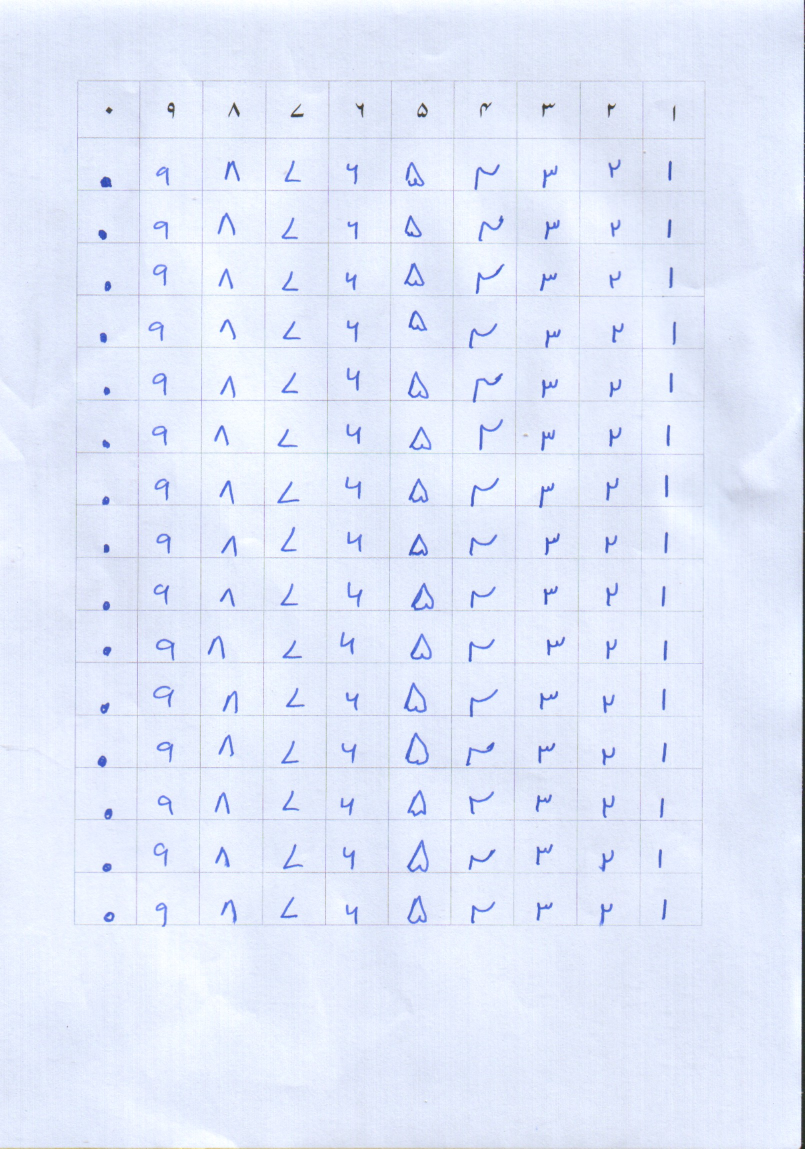
#> input picture urdu-ocr/SWScan00004.jpg, 1609 x 2297 px, given in place of SWScan00004.tif, which was not available (shown at 1/2 size)
$ python final.py
#> lines starting #> are read from the running program, lines starting #| are printed output that depends on the picture; after the words box and inside, x2 and y2 are one past the last pixel; in counts of white or black regions, pixels touching at a corner belong together; pictures that were not available may be replaced by others from this repository, and a replacement may not be noted
# import the necessary packages
import numpy as np
import cv2
import math
from PIL import Image


def post_process_images(images):
    new_images = []
    for image in images:
        rows, cols = image.shape
        center_row = rows // 2
        center_col = cols // 2
        start_x = 0
        start_y = 0
        end_x = cols
        end_y = rows
        # print(rows, cols)
        # print(center_row, center_col)
        for y in range(center_col):
            # print(image[20, y])
            if image[20, y] == 0:
                while y < cols and image[20, y] != 255:
                    y = y + 1
                start_x = y
                break
        for x in range(center_row):
            # 	print(image[x, 20])
            if image[x, 20] == 0:
                while x < rows and image[x, 20] != 255:
                    x = x + 1
                start_y = x
                break

        for y in range(center_col, cols, 1):
            if image[20, y] == 0:
                end_x = y
                break
        for x in range(center_row, rows, 1):
            if image[x, 20] == 0:
                end_y = x
                break
        # [9 lines of commented-out code are left out]

        image = image[start_y:end_y, start_x:end_x]

        # [6 lines of commented-out code are left out]
        new_images.append(image[10:-10, 10:-10])
    return new_images


def convert_tif_to_jpg(filename):
#> called with filename = './SWScan00004.tif'
    if filename[-3:] == "tif" or filename[-3:] == "bmp":
        # print "is tif or bmp"
        outfile = filename[:-3] + "jpg"
        im = Image.open(filename)
#> im is the input picture: PIL image 1609x2297 RGB; mean R, G, B 225.4, 232.8, 250.3
        print("new filename : " + outfile)
        out = im.convert("RGB")
        out.save(outfile, "JPEG", quality=90)
        filename = outfile
    return filename


def deskew_image(gray):
    # threshold the image, setting all foreground pixels to
    # 255 and all background pixels to 0
    thresh = cv2.threshold(gray, 0, 255,
                           cv2.THRESH_BINARY | cv2.THRESH_OTSU)[1]

    # grab the (x, y) coordinates of all pixel values that
    # are greater than zero, then use these coordinates to
    # compute a rotated bounding box that contains all
    # coordinates
    coords = np.column_stack(np.where(thresh > 0))
    angle = cv2.minAreaRect(coords)[-1]

    # the `cv2.minAreaRect` function returns values in the
    # range [-90, 0); as the rectangle rotates clockwise the
    # returned angle trends to 0 -- in this special case we
    # need to add 90 degrees to the angle
    if angle < -45:
        angle = -(90 + angle)
    # otherwise, just take the inverse of the angle to make
    # it positive
    else:
        angle = -angle

    # rotate the image to deskew it
    (h, w) = image.shape[:2]
    center = (w // 2, h // 2)

    M = cv2.getRotationMatrix2D(center, angle, 1.0)

    rotated = cv2.warpAffine(image, M, (w, h),
                             flags=cv2.INTER_CUBIC, borderMode=cv2.BORDER_REPLICATE)

    # draw the correction angle on the image so we can validate it
    # cv2.putText(rotated, "Angle: {:.2f} degrees".format(angle),
    # (10, 30), cv2.FONT_HERSHEY_SIMPLEX, 0.7, (0, 0, 255), 2)
    # show the output image
    # print("[INFO] angle: {:.3f}".format(angle))
    # cv2.imshow("Input", image)
    # cv2.imshow("Rotated", rotated)
    return rotated


def get_hough_lines(rotated):
    filter = True
    img = rotated
    img = img[:, 10:-10]

    gray = cv2.cvtColor(img, cv2.COLOR_BGR2GRAY)
    edges = cv2.Canny(gray, 90, 150, apertureSize=3)
    kernel = np.ones((3, 3), np.uint8)
    edges = cv2.dilate(edges, kernel, iterations=1)
    kernel = np.ones((5, 5), np.uint8)
    edges = cv2.erode(edges, kernel, iterations=1)
    # cv2.imwrite('./canny1.jpg',edges)

    lines = cv2.HoughLines(edges, 1, np.pi / 180, 125)
    if not lines.any():
        print('No lines were found')
        exit()

    if filter:
        rho_threshold = 15
        theta_threshold = 0.1

        # how many lines are similar to a given one
        similar_lines = {i: [] for i in range(len(lines))}
        for i in range(len(lines)):
            for j in range(len(lines)):
                if i == j:
                    continue

                rho_i, theta_i = lines[i][0]
                rho_j, theta_j = lines[j][0]
                if abs(rho_i - rho_j) < rho_threshold and abs(theta_i - theta_j) < theta_threshold:
                    similar_lines[i].append(j)

        # ordering the INDECES of the lines by how many are similar to them
        indices = [i for i in range(len(lines))]
        indices.sort(key=lambda x: len(similar_lines[x]))

        # line flags is the base for the filtering
        line_flags = len(lines) * [True]
        for i in range(len(lines) - 1):
            if not line_flags[indices[
                i]]:  # if we already disregarded the ith element in the ordered list then we don't care (we will not delete anything based on it and we will never reconsider using this line again)
                continue

            for j in range(i + 1, len(lines)):  # we are only considering those elements that had less similar line
                if not line_flags[indices[j]]:  # and only if we have not disregarded them already
                    continue

                rho_i, theta_i = lines[indices[i]][0]
                rho_j, theta_j = lines[indices[j]][0]
                if abs(rho_i - rho_j) < rho_threshold and abs(theta_i - theta_j) < theta_threshold:
                    line_flags[
                        indices[j]] = False  # if it is similar and have not been disregarded yet then drop it now
    print('number of Hough lines:', len(lines))

    filtered_lines = []
    if filter:
        for i in range(len(lines)):  # filtering
            if line_flags[i]:
                filtered_lines.append(lines[i])
        print('Number of filtered lines:', len(filtered_lines))
    else:
        filtered_lines = lines

    for line in filtered_lines:
        rho, theta = line[0]
        a = np.cos(theta)
        b = np.sin(theta)
        x0 = a * rho
        y0 = b * rho
        x1 = int(x0 + 2000 * (-b))
        y1 = int(y0 + 2000 * (a))
        x2 = int(x0 - 2000 * (-b))
        y2 = int(y0 - 2000 * (a))

        cv2.line(img, (x1, y1), (x2, y2), (0, 0, 255), 2)

    # [5 lines of commented-out code are left out]

    return img


def crop_grid_images(img):
    col_img = img
    img = cv2.cvtColor(col_img, cv2.COLOR_BGR2GRAY)
    img = img[20:-20, 20:-20]
    ret, img = cv2.threshold(img, 160, 255, cv2.THRESH_BINARY)
    # [4 lines of commented-out code are left out]
    rows, cols = img.shape
    start_index_row = 0
    start_index_col = 0
    for row in range(rows):
        if img[row, 0] == 0:
            start_index_row = row
            break

    for col in range(cols):
        if img[0, col] == 0:
            start_index_col = col
            break

    for row in range(rows - 10, 0, -1):
        if img[row, 0] == 0:
            end_index_row = row
            break

    for col in range(cols - 10, 0, -1):
        if img[0, col] == 0:
            end_index_col = col
            break

    # [4 lines of commented-out code are left out]

    col_img[start_index_row, start_index_col] = (0, 255, 0)
    col_img[end_index_row, end_index_col] = (0, 255, 0)

    img = img[start_index_row:end_index_row, start_index_col:end_index_col]

    cv2.namedWindow('hough', cv2.WINDOW_NORMAL)
    cv2.resizeWindow('hough', 600,600)
    cv2.imshow("hough", img)
    cv2.waitKey(0)

    x_grids = 10
    y_grids = 16

    rows, cols = img.shape

    x_next_value = math.ceil(rows / y_grids)
    y_next_value = math.ceil(cols / x_grids)

    images = []
    x_values = []
    y_values = []

    x = 0
    y = 0
    for i in range(y_grids):
        x_values.append(x)
        x = x + x_next_value
    x_values.append(x)

    for i in range(x_grids):
        y_values.append(y)
        y = y + y_next_value
    y_values.append(y)

    for j in range(y_grids):
        for i in range(x_grids):
            images.append(img[x_values[j]:x_values[j + 1], y_values[i]:y_values[i + 1]])
    return images


def save_images_to_file(images):
    folder = './pics/'
    for i in range(len(images)):
        # [4 lines of commented-out code are left out]
        cv2.imwrite(folder + str(i) + '.jpg', images[i])

    # cv2.namedWindow('hough1', cv2.WINDOW_NORMAL)
    # cv2.resizeWindow('hough1', 600,600)
    # cv2.imshow("hough1", col_img)
    cv2.imwrite('./grid.jpg', img)


############################# main ###########################
# load the image from disk
filename = "./SWScan00004.tif"
filename = convert_tif_to_jpg(filename)
image = cv2.imread(filename)

# convert the image to grayscale and flip the foreground
# and background to ensure foreground is now "white" and
# the background is "black"
gray = cv2.cvtColor(image, cv2.COLOR_BGR2GRAY)
gray = cv2.bitwise_not(gray)
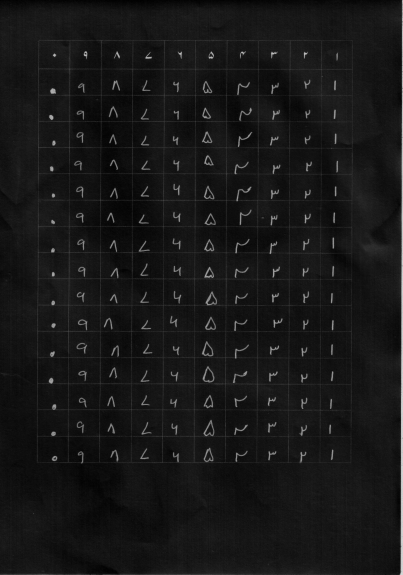
#> gray: shape (2297, 1609) (shown at 1/4 size); min 0, max 218, mean 22.4
rotated = deskew_image(gray)
#> in deskew_image, `thresh = cv2.threshold(gray, 0, 255, cv2.THRESH_BINARY | cv2.THRESH_OT..`:
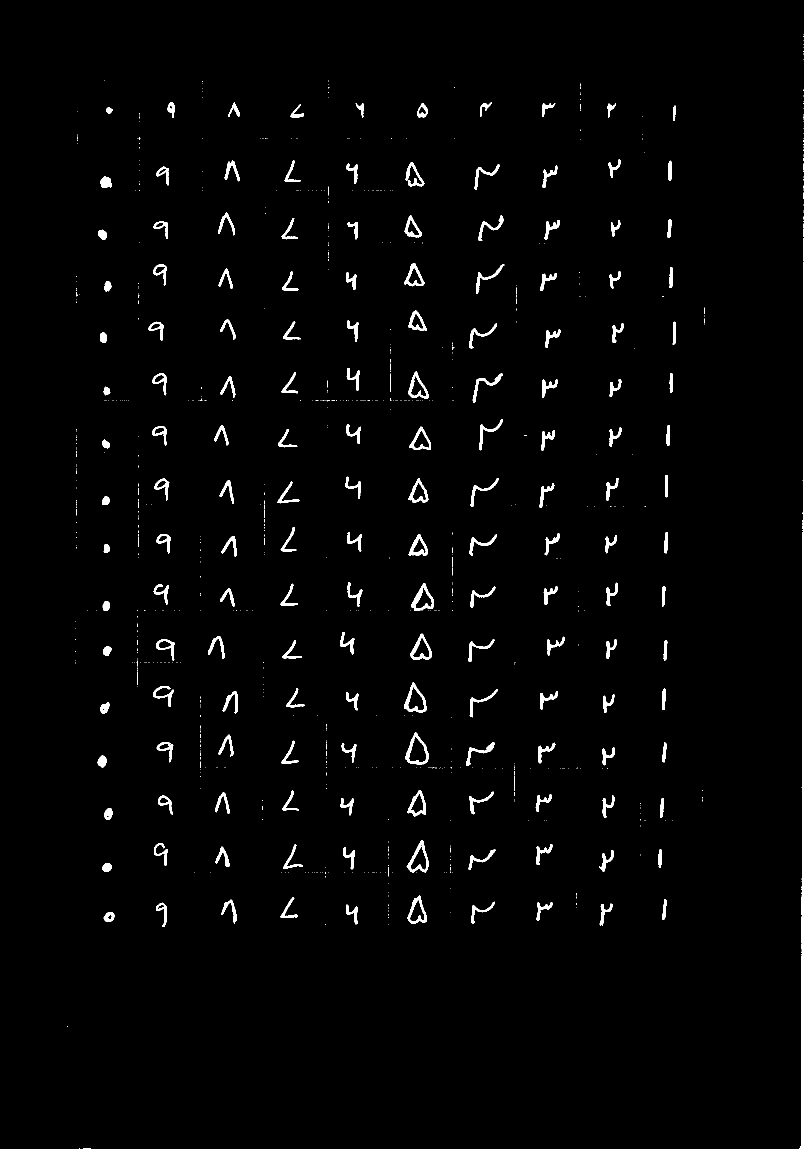
#> thresh: shape (2297, 1609) (shown at 1/2 size); 1.9% white; 770 white regions (604 under 20 px), largest, box (x1, y1, x2, y2) and area: (1599, 0, 1609, 2297) 8796, (822, 1166, 868, 1222) 851, (810, 1465, 857, 1530) 841
#> in deskew_image, `coords = np.column_stack(np.where(thresh > 0))`: coords = 69860 pairs, first value 0 to 2296, second value 134 to 1608
#> in deskew_image, `angle = cv2.minAreaRect(coords)[-1]`: angle = -90
#> in deskew_image, `angle = -(90 + angle)`: angle = 0
#> in deskew_image, `M = cv2.getRotationMatrix2D(center, angle, 1.0)`: M = [[1, 0, 0], [0, 1, 0]]
img = get_hough_lines(rotated)
#> in get_hough_lines, `edges = cv2.erode(edges, kernel, iterations=1)`:
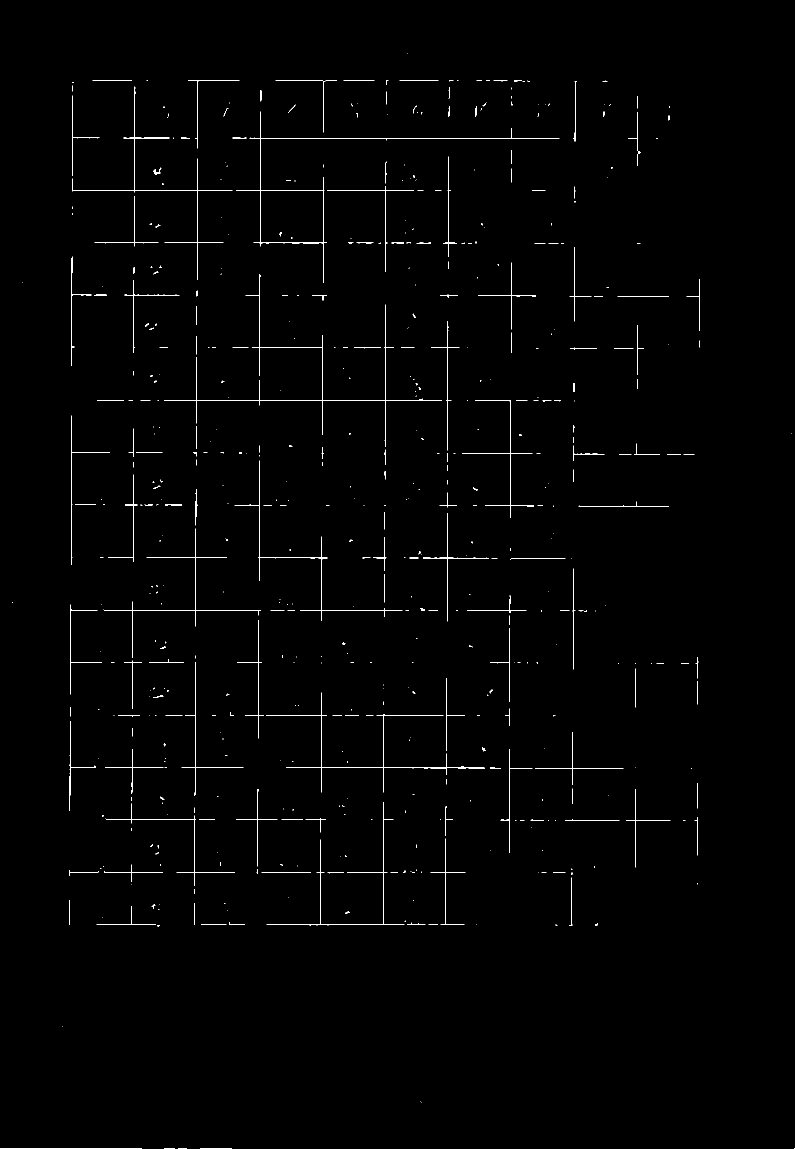
#> edges: shape (2297, 1589) (shown at 1/2 size); 0.72% white in thin lines or dots
#> in get_hough_lines, `lines = cv2.HoughLines(edges, 1, np.pi / 180, 125)`: lines = 47 rows, first 8: [276, 1.57], [380, 1.57], [1535, 1.57], [1220, 1.57], [800, 1.57], [1744, 1.57], [1849, 1.57], [161, 1.57]
#> in get_hough_lines, `similar_lines = {i: [] for i in range(len(lines))}`: similar_lines = 47 items
#> the loop in get_hough_lines, `for i in range(len(lines)):` made 47 passes
#> in get_hough_lines, `indices = [i for i in range(len(lines))]`: indices = 47 values from 0 to 46
#> in get_hough_lines, `line_flags = len(lines) * [True]`: line_flags = 47 items, first 6: True, True, True, True, True, True
#> the loop in get_hough_lines, `for i in range(len(lines) - 1):` made 46 passes
#| number of Hough lines: 47
#> after the loop in get_hough_lines, `for i in range(len(lines)):`: filtered_lines = 30 items, first 6: [[276, 1.57]], [[380, 1.57]], [[1535, 1.57]], [[1220, 1.57]], [[800, 1.57]], [[1744, 1.57]]
#| Number of filtered lines: 30
#> the loop in get_hough_lines, `for line in filtered_lines:` made 30 passes
#> (rho, theta, a, b, x0, y0, x1, y1) on passes 1 to 8: (276, 1.57, -4.37e-08, 1, -1.21e-05, 276, -2000, 275), (380, 1.57, -4.37e-08, 1, -1.66e-05, 380, -2000, 379), (1535, 1.57, -4.37e-08, 1, -6.71e-05, 1535, -2000, 1534), (1220, 1.57, -4.37e-08, 1, -5.33e-05, 1220, -2000, 1219), (800, 1.57, -4.37e-08, 1, -3.5e-05, 800, -2000, 799), (1744, 1.57, -4.37e-08, 1, -7.62e-05, 1744, -2000, 1743), (1849, 1.57, -4.37e-08, 1, -8.08e-05, 1849, -2000, 1848), (161, 1.57, -4.37e-08, 1, -7.04e-06, 161, -2000, 160)
#> after the loop in get_hough_lines, `for line in filtered_lines:`:
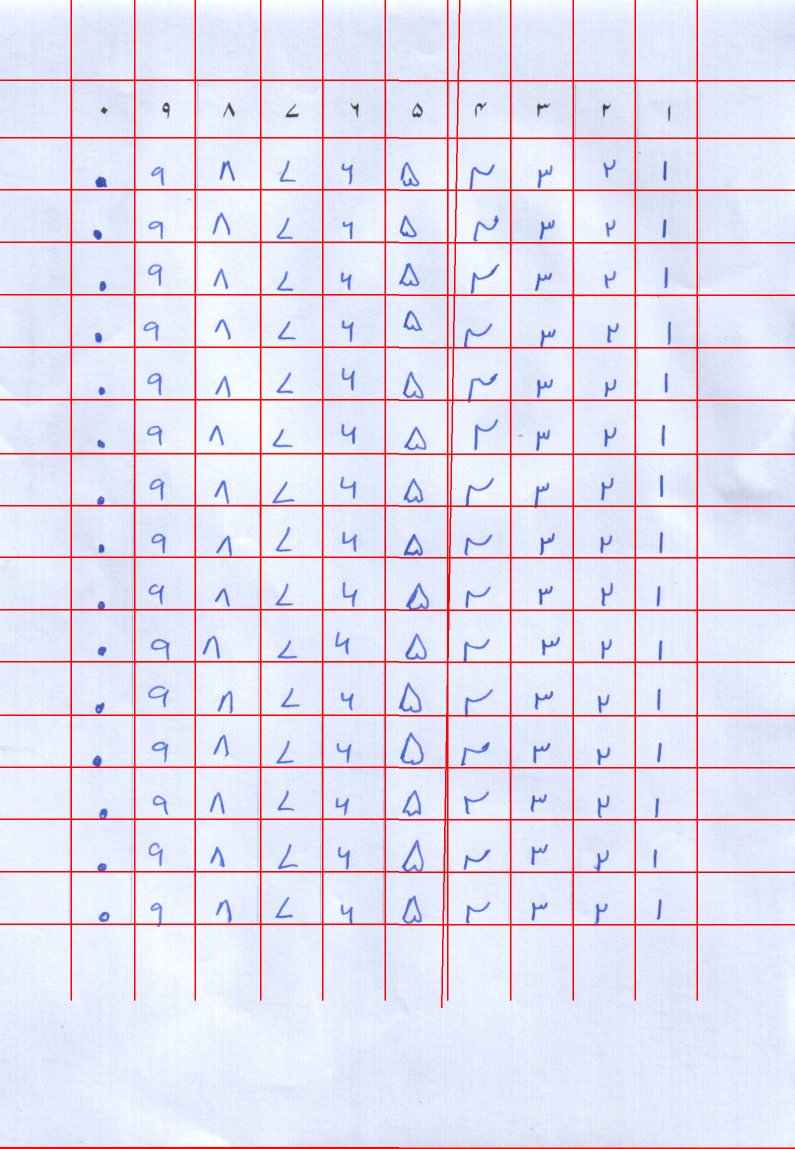
#> img: shape (2297, 1589, 3) (shown at 1/2 size); mean B, G, R 240.2, 223.7, 227.3
#> rotated: shape (2297, 1609, 3); mean B, G, R 239.9, 223.4, 226.9
cv2.namedWindow('hough1', cv2.WINDOW_NORMAL)
cv2.resizeWindow('hough1', 600, 600)
cv2.imshow("hough1", img)
cv2.waitKey(0)

images = crop_grid_images(img)
#> in crop_grid_images, `img = img[start_index_row:end_index_row, start_index_col:end_index_col]`:
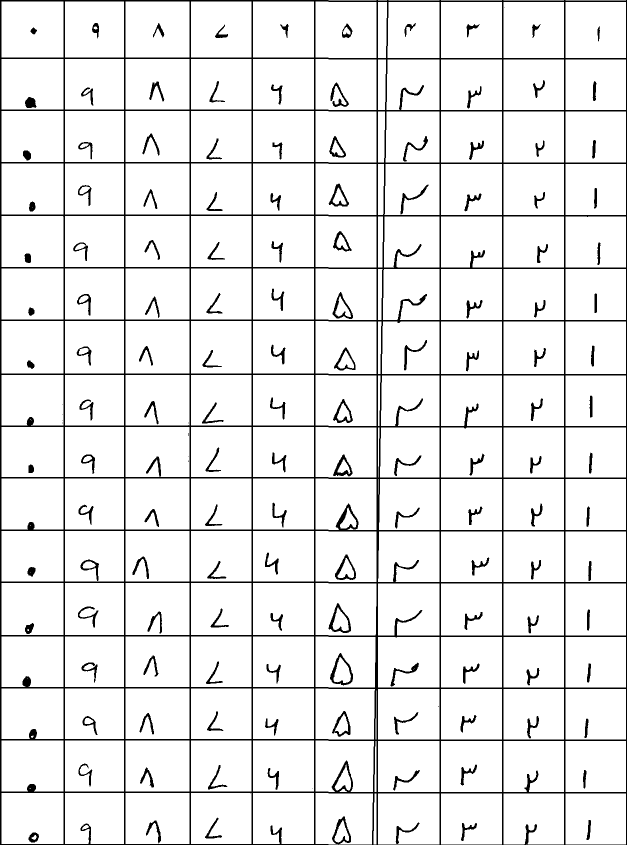
#> img: shape (1690, 1254) (shown at 1/2 size); 92% white; 152 black regions (12 under 20 px), largest, box (x1, y1, x2, y2) and area: (0, 0, 1254, 1690) 126932, (660, 1306, 706, 1371) 742, (657, 1206, 702, 1266) 695
#> after the loop in crop_grid_images, `for j in range(y_grids):`: images = 160 items
#> images = 160 items
images = post_process_images(images)
#> the loop in post_process_images, `for image in images:` made 160 passes
#> (cols, center_col) on passes 1 to 3: (126, 63), (126, 63), (126, 63)
save_images_to_file(images)
#> the loop in save_images_to_file, `for i in range(len(images)): # cv2.namedWindow('hough', cv2.WINDOW_NOR..` made 160 passes
#> pass 2, in save_images_to_file, `cv2.imwrite(folder + str(i) + '.jpg', images[i])`:
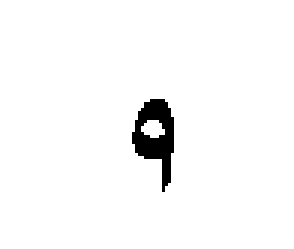
#> saved as 1.jpg: shape (83, 98) (shown 3 times larger); 97.2% white; 1 black region, box (x1, y1, x2, y2) and area: (44, 33, 58, 64) 225
